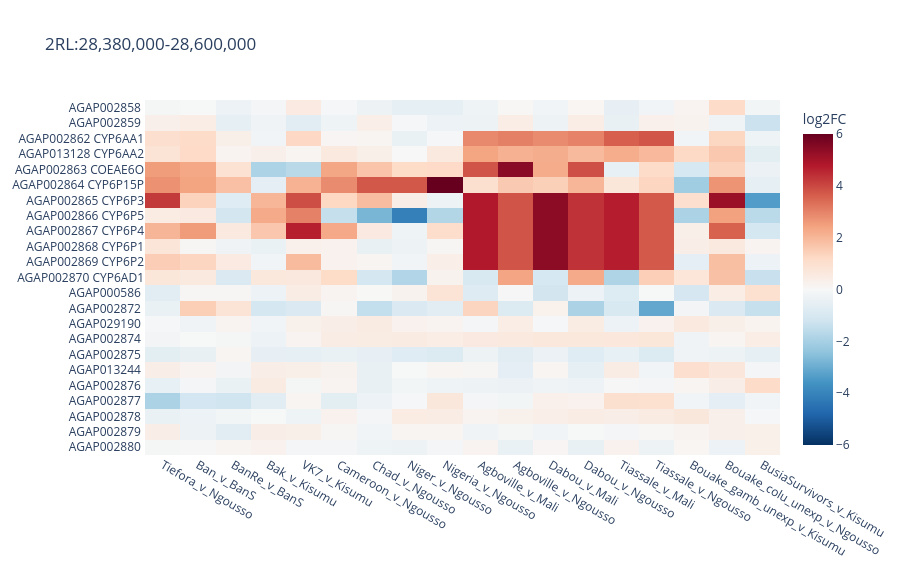

Notebook code for this chart:
### Markdown cell above
The scan mixes all experiments. To see what Busia does in a region, pull out the fold changes for every gene
in a span and draw a heatmap. Genes are sorted by position.

AnoExpress uses **compound contigs** for regions: `2RL` is 2R followed by 2L, and `3RL` is 3R followed by
3L. Positions on 2R and 3R are the same as usual; positions on 2L and 3L are shifted by the length of 2R
(61,545,105 bp) or 3R (53,200,684 bp). `region_around()` below handles this for you.

```{note}
AnoExpress 0.3.3 downloads gene positions from VectorBase by default, and that download link no longer
works. Always pass `gff_method="malariagen_data"` when you give a genomic region or sort by position.
```

### Code cell
def region_around(gene_id, flank=100_000):
    """Return an AnoExpress region string (compound contigs) centred on a gene."""
    g = gff.query("GeneID == @gene_id").iloc[0]
    return f"{g.contig}:{max(1, g.start - flank)}-{g.end + flank}"


def region_heatmap(region, analysis="gamb_colu"):
    df = xpress.data(
        data_type="fcs", analysis=analysis, gene_id=region,
        gff_method="malariagen_data", sort_by="position", annotations=True,
    ).reset_index()
    df.index = df["GeneID"] + " " + df["GeneName"].fillna("")
    df = df.drop(columns=["GeneID", "GeneName", "GeneDescription"])
    return px.imshow(
        df, color_continuous_scale="RdBu_r", zmin=-6, zmax=6, aspect="auto",
        labels={"color": "log2FC"}, height=250 + 14 * len(df), width=900, title=region,
    )


region_heatmap("2RL:28,380,000-28,600,000")  # the Cyp6aa/Cyp6p cluster

### Figure 1 — Plotly figure (JSON) as saved in the notebook; plotly's stock layout.template omitted (floating-point values rounded to 4 significant figures; data arrays with more than 128 entries replaced by an {"elided": "..."} marker saying what was removed)
{"data": [{"coloraxis": "coloraxis", "hovertemplate": "x: %{x}<br>y: %{y}<br>log2FC: %{z}<extra></extra>", "name": "0", "type": "heatmap", "x": ["Tiefora_v_Ngousso", "Ban_v_BanS", "BanRe_v_BanS", "Bak_v_Kisumu", "VK7_v_Kisumu", "Cameroon_v_Ngousso", "Chad_v_Ngousso", "Niger_v_Ngousso", "Nigeria_v_Ngousso", "Agboville_v_Mali", "Agboville_v_Ngousso", "Dabou_v_Mali", "Dabou_v_Ngousso", "Tiassale_v_Mali", "Tiassale_v_Ngousso", "Bouake_gamb_unexp_v_Kisumu", "Bouake_colu_unexp_v_Ngousso", "BusiaSurvivors_v_Kisumu"], "xaxis": "x", "y": ["AGAP002858 ", "AGAP002859 ", "AGAP002862 CYP6AA1", "AGAP013128 CYP6AA2", "AGAP002863 COEAE6O", "AGAP002864 CYP6P15P", "AGAP002865 CYP6P3", "AGAP002866 CYP6P5", "AGAP002867 CYP6P4", "AGAP002868 CYP6P1", "AGAP002869 CYP6P2", "AGAP002870 CYP6AD1", "AGAP000586 ", "AGAP002872 ", "AGAP029190 ", "AGAP002874 ", "AGAP002875 ", "AGAP013244 ", "AGAP002876 ", "AGAP002877 ", "AGAP002878 ", "AGAP002879 ", "AGAP002880 "], "yaxis": "y", "z": {"elided": "23x18 float values"}}], "layout": {"coloraxis": {"cmax": 6, "cmin": -6, "colorbar": {"title": {"text": "log2FC"}}, "colorscale": [[0.0, "rgb(5,48,97)"], [0.1, "rgb(33,102,172)"], [0.2, "rgb(67,147,195)"], [0.3, "rgb(146,197,222)"], [0.4, "rgb(209,229,240)"], [0.5, "rgb(247,247,247)"], [0.6, "rgb(253,219,199)"], [0.7, "rgb(244,165,130)"], [0.8, "rgb(214,96,77)"], [0.9, "rgb(178,24,43)"], [1.0, "rgb(103,0,31)"]]}, "height": 572, "title": {"text": "2RL:28,380,000-28,600,000"}, "width": 900, "xaxis": {"anchor": "y", "domain": [0.0, 1.0]}, "yaxis": {"anchor": "x", "autorange": "reversed", "domain": [0.0, 1.0]}}}
